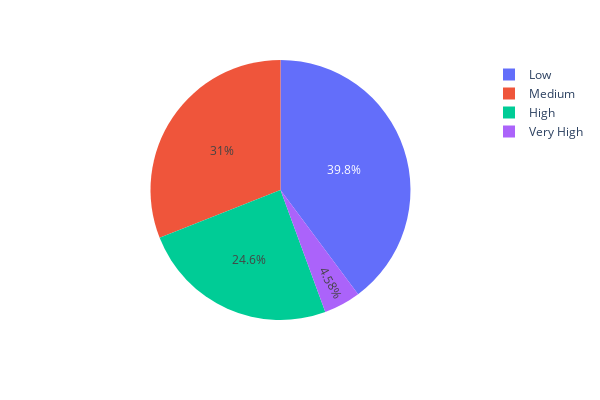

The notebook cell this image was saved under:
### Markdown cell above
# Analisando a porcentagem dos funcinários que sairam da empresa com base no seu recohecimento na própria

### Code cell
funcionariosSairamReconhecimentoEmpresarial = df.loc[df["Attrition"] == "Left"] #Filtrando os dados só de quem saiu
funcionariosSairamReconhecimentoEmpresarial = funcionariosSairamReconhecimentoEmpresarial[["Employee Recognition", "Company Size"]].groupby(["Employee Recognition"]).count().sort_values(by="Company Size", ascending=False).reset_index()
total = funcionariosSairamReconhecimentoEmpresarial["Company Size"].sum()
funcionariosSairamReconhecimentoEmpresarial["Porcentagem"] = round((funcionariosSairamReconhecimentoEmpresarial["Company Size"] / total) * 100, 2) #Criando uma coluna com a porcentagem de cada situação
graficoPorcentagem = px.pie(funcionariosSairamReconhecimentoEmpresarial, names="Employee Recognition", values= "Porcentagem")
graficoPorcentagem.update_layout(width=600, height=400)
graficoPorcentagem

### Figure 1 — Plotly figure (JSON) as saved in the notebook; plotly's stock layout.template omitted (floating-point values rounded to 4 significant figures)
{"data": [{"domain": {"x": [0, 1], "y": [0, 1]}, "hovertemplate": "Employee Recognition=%{label}<br>Porcentagem=%{value}<extra></extra>", "labels": ["Low", "Medium", "High", "Very High"], "legendgroup": "", "name": "", "showlegend": true, "type": "pie", "values": [39.82, 31, 24.6, 4.58]}], "layout": {"height": 400, "legend": {"tracegroupgap": 0}, "margin": {"t": 60}, "width": 600}}
